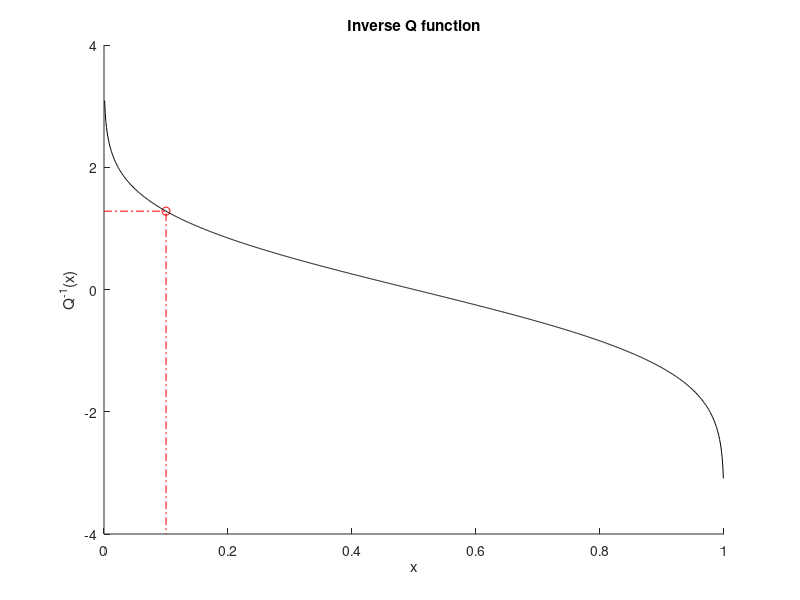

This chart was generated by the following MATLAB code:
clf
clear all
pkg load signal

x = linspace(0, 1, 1000);
val = 0.1;
[~,val_pos] = min(abs(x - val));

qinv = qfuncinv(x);


figure(1)
hold on;

%area(x(val_pos:end), pdf(val_pos:end), 'LineStyle', ':')
%plot(val, normpdf(val), 'ro')
plot(val, qfuncinv(val), 'ro')
plot([0 val val], [qfuncinv(val) qfuncinv(val) -4], '-.r')
plot(x, qinv, '-k');

title('Inverse Q function');
xlabel('x');
ylabel('{Q^{-1}(x)}');